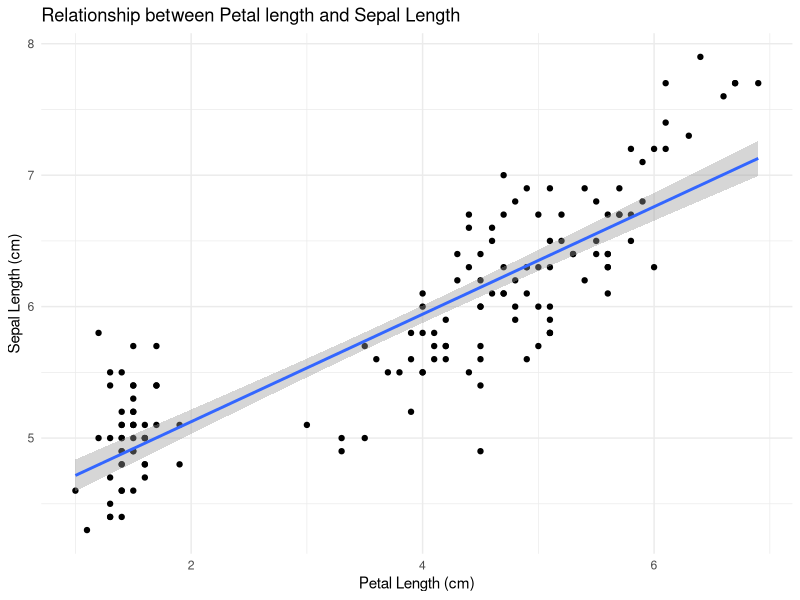
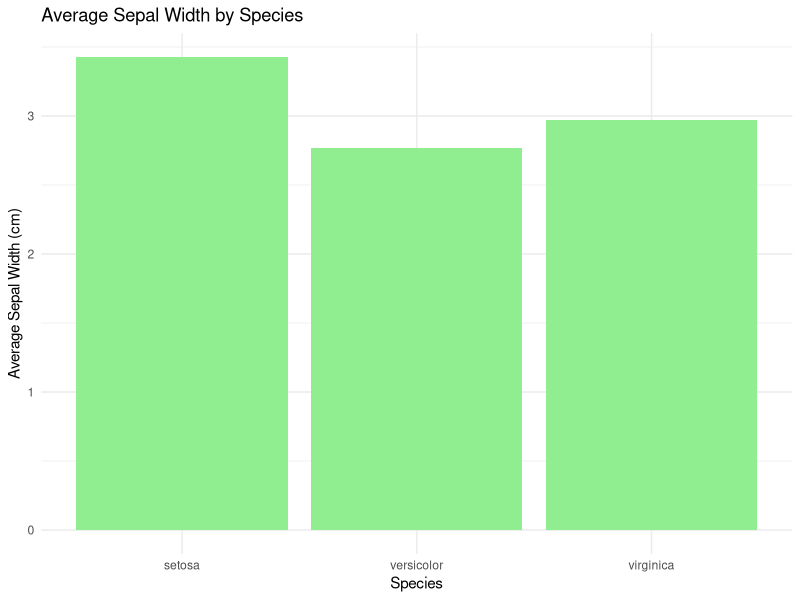

These figures' R source, in order:
## ---- chunk 1
library(tidyverse)
## ---- chunk 2
View(iris)
## ---- chunk 3
ggplot(data = iris, 
      aes(x = Petal.Length, y = Sepal.Length)) + 
      geom_point() + 
      geom_smooth(method = "lm") + 
      theme_minimal() + 
      labs(title = "Relationship between Petal length and Sepal Length", 
           x = "Petal Length (cm)", 
           y = "Sepal Length (cm)")
## ---- chunk 4
iris |>
  group_by(Species) |>
  summarise(mean_width = mean(Sepal.Width, na.rm = TRUE), 
            sd_width = sd(Sepal.Width, na.rm = TRUE), 
            count = n())
## ---- chunk 5
iris |>
  group_by(Species) |>
  summarise(mean_width = mean(Sepal.Width, na.rm = TRUE)) |>
  ggplot(aes(x = Species, y = mean_width)) + 
  geom_bar(stat = "identity", fill = "lightgreen") + 
  theme_minimal() + 
  labs(title = "Average Sepal Width by Species", 
       x = "Species", 
       y = "Average Sepal Width (cm)")
